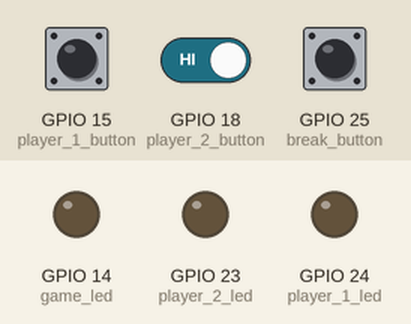
Simulated run of this program. Board: Raspberry Pi (BCM pin numbers). Shown: output pins drawn as LEDs (lit = HIGH). The inputs (shaded band) are chosen by the test bench; at power-on: GPIO 15 (player_1_button) HIGH, GPIO 18 (player_2_button) HIGH, GPIO 25 (break_button) HIGH. Random numbers come from a fixed seed.

Above: at 1.2 s.
1.3 s: GPIO 15 (player_1_button) pulled LOW for 3.2 s
At 4.1 s:
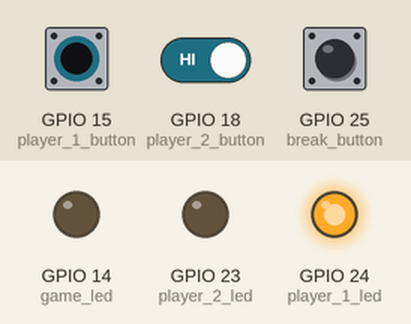
9.9 s: GPIO 18 (player_2_button) driven HIGH
At 11.3 s:
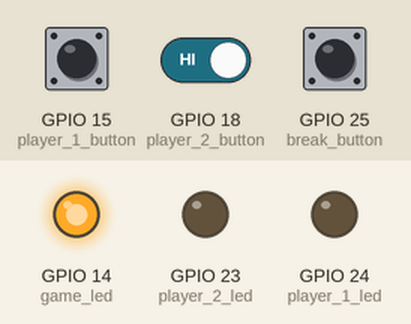
12.4 s: GPIO 18 (player_2_button) driven LOW
At 13.1 s:
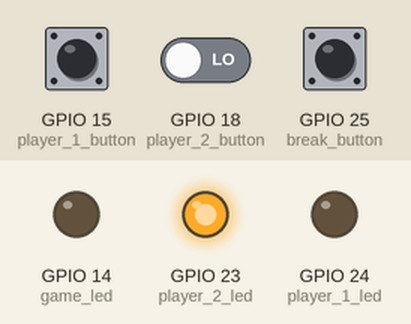
Timing chart, 0 to 15.9 s (numbered marks = the images above; inputs shaded):
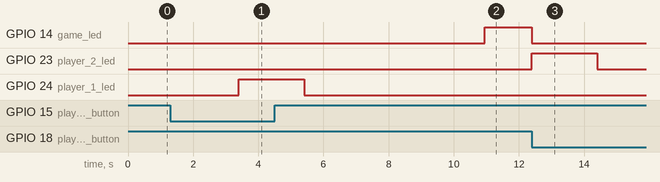

The program:

reaction_game.py
```python
from random import uniform
from time import sleep

from gpiozero import LED, Button

game_led = LED(14)
break_button = Button(25)

player_1_button = Button(15)
player_1_led = LED(24)
player_2_button = Button(18)
player_2_led = LED(23)

break_button.when_pressed = lambda: exit(0)

while True:

    time_to_wait = uniform(3, 6)
    sleep(time_to_wait)

    game_led.on()

    while True:
        if player_1_button.is_pressed:
            player_1_led.on()
            break
        elif player_2_button.is_pressed:
            player_2_led.on()
            break

    game_led.off()
    sleep(2)
    player_1_led.off()
    player_2_led.off()
```

Measured:
- after the input at 1.3 s, GPIO 24 (player_1_led): LOW → HIGH after 2.1 s, → LOW 2.0 s later
- after the input at 12.4 s, GPIO 14 (game_led): HIGH → LOW at once; GPIO 23 (player_2_led): LOW → HIGH at once, → LOW 2.0 s later
